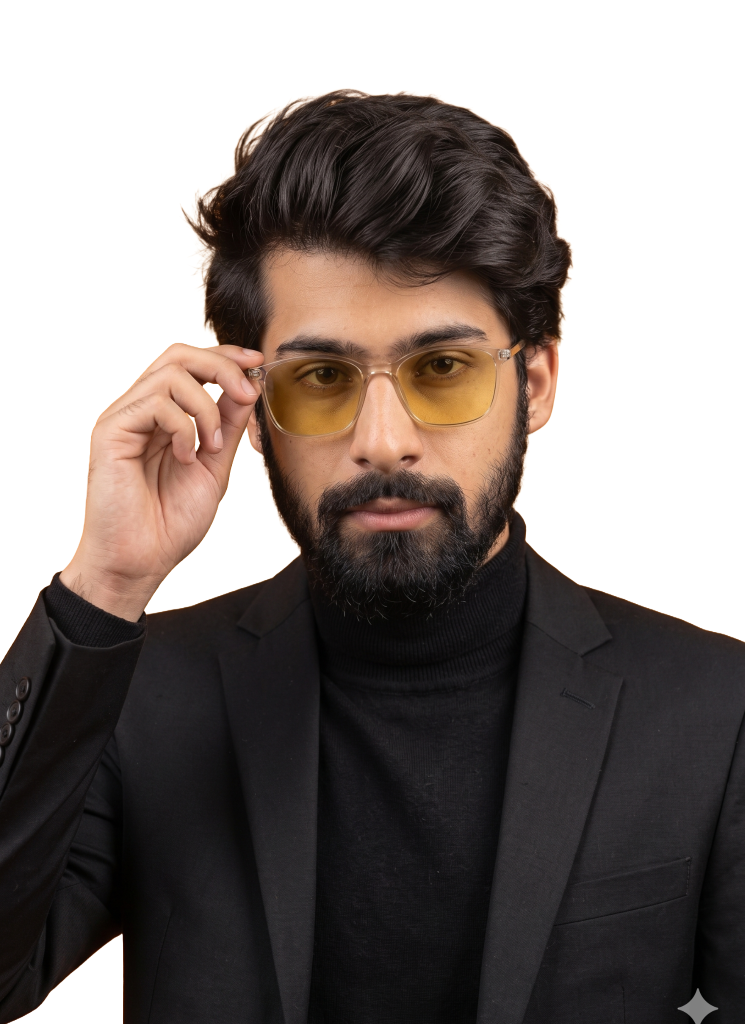
#> input picture my image.png, 1490 x 2048 px (shown at 1/2 size)
$ python rebuild_perfect_svgs_with_morph.py
#> lines starting #> are read from the running program, lines starting #| are printed output that depends on the picture; after the words box and inside, x2 and y2 are one past the last pixel; in counts of white or black regions, pixels touching at a corner belong together
import os
import shutil
import re
import math
import numpy as np
from pathlib import Path
import xml.etree.ElementTree as ET
from PIL import Image, ImageFilter, ImageDraw

ROOT = Path(__file__).resolve().parent
PHOTO = ROOT / "my image.png"
DARK_SVG = ROOT / "dark.svg"
LIGHT_SVG = ROOT / "light.svg"
DARK_BACKUP = ROOT / "dark_original_backup.svg"
LIGHT_BACKUP = ROOT / "light_original_backup.svg"

def strip_ns(tag):
    return tag.split('}')[-1] if '}' in tag else tag

def load_and_crop_photo(photo_path, target_w=300, target_h=307):
    img = Image.open(photo_path)
    arr = np.array(img.convert("RGBA"), dtype=np.float32)

    alpha = arr[:, :, 3] / 255.0
    row_alpha = alpha.sum(axis=1)
    top_y = np.where(row_alpha > target_w * 0.1)[0][0]

    start_y = max(0, top_y - 25)
    orig_h, orig_w = arr.shape[:2]
    target_aspect = target_w / target_h
    desired_h = int(round(orig_w / target_aspect))

    if start_y + desired_h <= orig_h:
        cropped = img.crop((0, start_y, orig_w, start_y + desired_h))
    else:
        avail_h = orig_h - start_y
        desired_w = int(round(avail_h * target_aspect))
        left_x = (orig_w - desired_w) // 2
        cropped = img.crop((left_x, start_y, left_x + desired_w, orig_h))

    resized = cropped.resize((target_w, target_h), Image.Resampling.LANCZOS)
    res_arr = np.array(resized, dtype=np.float32)
    return res_arr

def generate_halftone_dither(res_arr, is_dark_mode=True, target_density=0.182):
    rgb = res_arr[:, :, :3] / 255.0
    alpha = res_arr[:, :, 3] / 255.0

    alpha_img = Image.fromarray((alpha * 255).astype(np.uint8))
    alpha_smooth = np.array(alpha_img.filter(ImageFilter.GaussianBlur(radius=0.5)), dtype=np.float32) / 255.0
    fg_mask = (alpha_smooth > 0.15).astype(np.float32)

    lum = 0.28 * rgb[:, :, 0] + 0.57 * rgb[:, :, 1] + 0.15 * rgb[:, :, 2]

    lum_img = Image.fromarray((np.clip(lum, 0, 1) * 255).astype(np.uint8))
    blur_large = np.array(lum_img.filter(ImageFilter.GaussianBlur(radius=10)), dtype=np.float32) / 255.0
    blur_med   = np.array(lum_img.filter(ImageFilter.GaussianBlur(radius=3)), dtype=np.float32) / 255.0
    blur_fine  = np.array(lum_img.filter(ImageFilter.GaussianBlur(radius=0.8)), dtype=np.float32) / 255.0

    detail_fine = lum - blur_fine
    detail_med  = lum - blur_med
    local_norm  = lum / (blur_large + 0.05)

    edge_detector = np.array(lum_img.filter(ImageFilter.FIND_EDGES), dtype=np.float32) / 255.0
    edges = np.clip(edge_detector * 2.0, 0, 1) * fg_mask

    bayer_8x8 = np.array([
        [ 0, 32,  8, 40,  2, 34, 10, 42],
        [48, 16, 56, 24, 50, 18, 58, 26],
        [12, 44,  4, 36, 14, 46,  6, 38],
        [60, 28, 52, 20, 62, 30, 54, 22],
        [ 3, 35, 11, 43,  1, 33,  9, 41],
        [51, 19, 59, 27, 49, 17, 57, 25],
        [15, 47,  7, 39, 13, 45,  5, 37],
        [63, 31, 55, 23, 61, 29, 53, 21]
    ], dtype=np.float32) / 64.0

    h, w = lum.shape
    tiled_bayer = np.tile(bayer_8x8, (int(np.ceil(h / 8)), int(np.ceil(w / 8))))[:h, :w]

    if is_dark_mode:
        base_tone = lum * 0.65 + (local_norm - 1.0) * 0.15 + detail_med * 1.8 + detail_fine * 1.4
        base_tone += edges * 0.35
        base_tone = np.clip(base_tone, 0, 1) * fg_mask

        low, high = -1.0, 1.0
        best_binary = None
        for _ in range(25):
            mid = (low + high) / 2.0
            thresh = (tiled_bayer * 0.75 + 0.12) + mid
            binary = (base_tone > thresh).astype(np.uint8) * (fg_mask > 0.3).astype(np.uint8)
            binary = np.where(edges > 0.45, 1, binary) * (fg_mask > 0.3).astype(np.uint8)

            density = binary.mean()
            if density < target_density:
                high = mid
            else:
                low = mid
        best_binary = binary
    else:
        inv_lum = 1.0 - lum
        base_tone = inv_lum * 0.80 + (1.0 - local_norm) * 0.15 - detail_med * 1.5 - detail_fine * 1.5
        base_tone += edges * 0.50
        base_tone = np.clip(base_tone, 0, 1) * fg_mask

        low, high = -1.0, 1.0
        best_binary = None
        for _ in range(25):
            mid = (low + high) / 2.0
            thresh = (tiled_bayer * 0.70 + 0.10) + mid
            binary = (base_tone > thresh).astype(np.uint8) * (fg_mask > 0.3).astype(np.uint8)
            binary = np.where(edges > 0.42, 1, binary) * (fg_mask > 0.3).astype(np.uint8)

            density = binary.mean()
            if density < target_density:
                high = mid
            else:
                low = mid
        best_binary = binary

    return best_binary

def binary_to_runs_with_coords(binary_300x307):
    # Embed inside 350x320 canvas with top-left offset (y=32, x=0) for perfect alignment with original layout
    full_canvas = np.zeros((350, 320), dtype=np.uint8)
    full_canvas[32:32+307, 0:300] = binary_300x307

    runs = []
    for y in range(350):
        row = full_canvas[y]
        diff = np.diff(np.concatenate(([0], row, [0])))
        starts = np.where(diff == 1)[0]
        ends = np.where(diff == -1)[0]
        for s, e in zip(starts, ends):
            length = e - s
            mid_x = s + length / 2.0
            runs.append((s, y, length, mid_x))
    return runs

def parse_runs_centroids(d_str):
    res = []
    for m in re.finditer(r'M(\d+)\s*(\d+)h(\d+)', d_str or ''):
        res.append((int(m.group(1)), int(m.group(2)), int(m.group(3))))
    return res

def serialize_runs(runs_list):
    if not runs_list:
        return "M0 0h1v1h-1z"
    # CRITICAL FIX: v1h-{l}z is REQUIRED for filled path rendering without a stroke attribute!
    parts = [f"M{x} {y}h{l}v1h-{l}z" for x, y, l, _ in runs_list]
    return "".join(parts)

def generate_z_coordinates(count=900):
    img = Image.new('L', (320, 350), 0)
    draw = ImageDraw.Draw(img)
    # Futuristic bold Z polygon centered at (150, 175), matching dimensions of previous triangle
    z_polygon = [
        (65, 90),
        (235, 90),
        (235, 124),
        (107, 226),
        (235, 226),
        (235, 260),
        (65, 260),
        (65, 226),
        (193, 124),
        (65, 124)
    ]
    draw.polygon(z_polygon, fill=255)
    mask = np.array(img)
    y_idx, x_idx = np.where(mask > 0)
    all_points = list(zip(x_idx, y_idx))

    best_pts = []
    best_diff = 999999
    for step in np.linspace(4.0, 4.6, 300):
        pts = set()
        y_vals = np.arange(90, 261, step)
        x_vals = np.arange(65, 236, step)
        for y in y_vals:
            for x in x_vals:
                ix, iy = int(round(x)), int(round(y))
                if 0 <= iy < 350 and 0 <= ix < 320 and mask[iy, ix] > 0:
                    pts.add((ix, iy))
        diff = abs(len(pts) - count)
        if diff < best_diff:
            best_diff = diff
            best_pts = sorted(list(pts), key=lambda p: (p[1], p[0]))
            if diff == 0:
                break

    if len(best_pts) > count:
        idx_to_keep = np.linspace(0, len(best_pts) - 1, count).astype(int)
        best_pts = [best_pts[i] for i in idx_to_keep]
    elif len(best_pts) < count:
        all_set = set(all_points) - set(best_pts)
        best_pts.extend(list(all_set)[:count - len(best_pts)])
        best_pts = sorted(best_pts, key=lambda p: (p[1], p[0]))

    return best_pts

def match_points_1to1(source_pts, target_pts):
    src = np.array(source_pts, dtype=np.float32)
    tgt = np.array(target_pts, dtype=np.float32)
    N = len(src)
    M = len(tgt)
    assigned_target = [None] * N
    available_indices = set(range(M))

    dists = np.sum((src[:, None, :] - tgt[None, :, :])**2, axis=-1)
    for i in range(N):
        avail_list = list(available_indices)
        if not avail_list:
            assigned_target[i] = tgt[0]
        else:
            sub_dists = dists[i, avail_list]
            best_idx = np.argmin(sub_dists)
            best_j = avail_list[best_idx]
            available_indices.remove(best_j)
            assigned_target[i] = tgt[best_j]
    return assigned_target

def process_and_rebuild_svg(backup_path, output_path, new_runs, is_dark, z_coords):
    print(f"\n==================== Rebuilding {output_path} ====================")
    with open(backup_path, 'r', encoding='utf-8') as f:
        content = f.read()
    tree = ET.ElementTree(ET.fromstring(content))
    root = tree.getroot()

    c1, c2, c3 = None, None, None
    for elem in root.iter():
        tag = strip_ns(elem.tag)
        # Ensure the VISUAL.MAP frame interior background and glowing border remain identical to dark mode in ALL themes!
        if tag == 'rect' and elem.attrib.get('width') == '400' and elem.attrib.get('height') == '492':
            if elem.attrib.get('fill') == 'none':
                elem.attrib['stroke'] = '#22D3EE'
            else:
                elem.attrib['fill'] = '#0A101F'
                elem.attrib['stroke'] = 'rgba(34,211,238,0.35)'

        if tag == 'g':
            tr = elem.attrib.get('transform', '')
            op = elem.attrib.get('opacity', '1')
            if 'translate(50,86)' in tr or 'scale(1.24' in tr or 'translate(50' in tr:
                children = list(elem)
                if not children:
                    continue
                child_tags = {strip_ns(c.tag) for c in children}
                elem.attrib['fill'] = '#A78BFA'
                if 'use' in child_tags:
                    c3 = elem
                elif 'g' in child_tags or 'path' in child_tags:
                    if op == '1' and c1 is None:
                        c1 = elem
                    elif op == '0' and c2 is None:
                        c2 = elem

    if c1 is None or c2 is None:
        print("Error: Could not locate main containers!")
        return

    # Process Container #1 (Fade-In): Round-Robin interleaving across all child groups (60 fade-in layers)
    c1_child_paths = []
    for child in c1:
        if strip_ns(child.tag) == 'g':
            for gc in child:
                if strip_ns(gc.tag) == 'path':
                    c1_child_paths.append(gc)
                    break

    num_c1_groups = len(c1_child_paths)
    print(f"Container #1 (Fade-In): Distributing {len(new_runs)} runs across {num_c1_groups} layers via Round-Robin...")
    c1_assigned = [[] for _ in range(num_c1_groups)]
    for idx, r in enumerate(new_runs):
        c1_assigned[idx % num_c1_groups].append(r)

    for i, p in enumerate(c1_child_paths):
        p.set("d", serialize_runs(c1_assigned[i]))

    # Process Container #2 (Logo Morph): Spatial Nearest-Neighbor Assignment for smooth logo transformation!
    c2_child_paths = []
    c2_centroids = []
    for child in c2:
        if strip_ns(child.tag) == 'g':
            for gc in child:
                if strip_ns(gc.tag) == 'path':
                    c2_child_paths.append(gc)
                    orig_runs = parse_runs_centroids(gc.attrib.get('d', ''))
                    if orig_runs:
                        cx = np.mean([x + l/2.0 for x, y, l in orig_runs])
                        cy = np.mean([y for x, y, l in orig_runs])
                    else:
                        cx, cy = 150, 150
                    c2_centroids.append((cx, cy))
                    break

    num_c2_groups = len(c2_child_paths)
    print(f"Container #2 (Logo Morph): Matching {len(new_runs)} runs to {num_c2_groups} spatial transformation trajectories...")
    c2_assigned = [[] for _ in range(num_c2_groups)]

    c2_cents = np.array(c2_centroids)
    run_coords = np.array([(r[3], r[1]) for r in new_runs])

    dists = np.sum((run_coords[:, None, :] - c2_cents[None, :, :])**2, axis=-1)
    closest_groups = np.argmin(dists, axis=-1)

    for idx, grp_idx in enumerate(closest_groups):
        c2_assigned[grp_idx].append(new_runs[idx])

    for grp_idx in range(num_c2_groups):
        if len(c2_assigned[grp_idx]) == 0 and len(new_runs) > num_c2_groups:
            largest = np.argmax([len(lst) for lst in c2_assigned])
            if len(c2_assigned[largest]) > 1:
                c2_assigned[grp_idx].append(c2_assigned[largest].pop())

    for i, p in enumerate(c2_child_paths):
        p.set("d", serialize_runs(c2_assigned[i]))

    # Process Container #3 (Symbol Morph Sequence): Replace Triangle with Z and align start/end with new portrait!
    if c3 is not None:
        dots = list(c3)
        num_dots = len(dots)
        print(f"Container #3 (Symbol Morph): Updating {num_dots} dots -> changing Triangle icon into letter Z...")

        # Ensure we have exactly num_dots coordinates for Z
        curr_z_coords = z_coords if len(z_coords) == num_dots else generate_z_coordinates(num_dots)

        # Extract existing < / > coordinates (at index 4 of values) to match transitions cleanly
        slash_coords = []
        anim_transforms = []
        for dot in dots:
            anim_tr = None
            for sc in dot:
                if strip_ns(sc.tag) == 'animateTransform':
                    anim_tr = sc
                    break
            anim_transforms.append(anim_tr)
            if anim_tr is not None:
                vals = anim_tr.attrib.get('values', '').split(';')
                if len(vals) >= 5:
                    try:
                        sx, sy = map(float, vals[4].split())
                        slash_coords.append((sx, sy))
                    except:
                        slash_coords.append((150.0, 175.0))
                else:
                    slash_coords.append((150.0, 175.0))
            else:
                slash_coords.append((150.0, 175.0))

        # Perform smooth 1-to-1 spatial matching from < / > symbol to letter Z!
        matched_z_pts = match_points_1to1(slash_coords, curr_z_coords)

        # Perform matching from new portrait dot coordinates for clean start/end loop alignment
        portrait_pool = [(r[3], r[1]) for r in new_runs]
        if len(portrait_pool) < num_dots:
            portrait_pool.extend(portrait_pool[:num_dots - len(portrait_pool)])
        elif len(portrait_pool) > num_dots:
            idx_keep = np.linspace(0, len(portrait_pool)-1, num_dots).astype(int)
            portrait_pool = [portrait_pool[i] for i in idx_keep]
        matched_portrait_pts = match_points_1to1(slash_coords, portrait_pool)

        for i, anim_tr in enumerate(anim_transforms):
            if anim_tr is not None:
                vals = anim_tr.attrib.get('values', '').split(';')
                if len(vals) == 9:
                    zx, zy = int(round(matched_z_pts[i][0])), int(round(matched_z_pts[i][1]))
                    px, py = int(round(matched_portrait_pts[i][0])), int(round(matched_portrait_pts[i][1]))
                    z_str = f"{zx} {zy}"
                    p_str = f"{px} {py}"

                    # Update Portrait start (0, 1), Triangle->Z slot (6, 7), and Portrait return (8)
                    vals[0] = p_str
                    vals[1] = p_str
                    vals[6] = z_str
                    vals[7] = z_str
                    vals[8] = p_str
                    anim_tr.attrib['values'] = ';'.join(vals)
    else:
        print("Warning: Container #3 (Morph sequence dots) not found!")

    # Register default namespace to prevent ns0: tags
    ET.register_namespace('', 'http://www.w3.org/2000/svg')
    tree.write(output_path, encoding='utf-8', xml_declaration=False)

    with open(output_path, 'r', encoding='utf-8') as f:
        svg_content = f.read()
    if 'ns0:' in svg_content or 'xmlns:ns0=' in svg_content:
        svg_content = svg_content.replace('ns0:', '').replace('xmlns:ns0=', 'xmlns=')
        with open(output_path, 'w', encoding='utf-8') as f:
            f.write(svg_content)

    print(f"Successfully rebuilt {output_path} with Z morph target and uniform dark theme interior!")

def main():
    photo_path = PHOTO
    if not photo_path.exists():
        print(f"Error: {photo_path} not found.")
        return

    print("[1/6] Loading profile photo...")
    print("Generating High-Definition Halftone Portraits for Dark and Light themes...")
    res_arr = load_and_crop_photo(str(photo_path), 300, 307)
#> in load_and_crop_photo, img is the input picture: PIL image 1490x2048 RGBA; mean R, G, B, A 41.2, 32.3, 28.2, 163.2
#> in load_and_crop_photo, `alpha = arr[:, :, 3] / 255.0`:
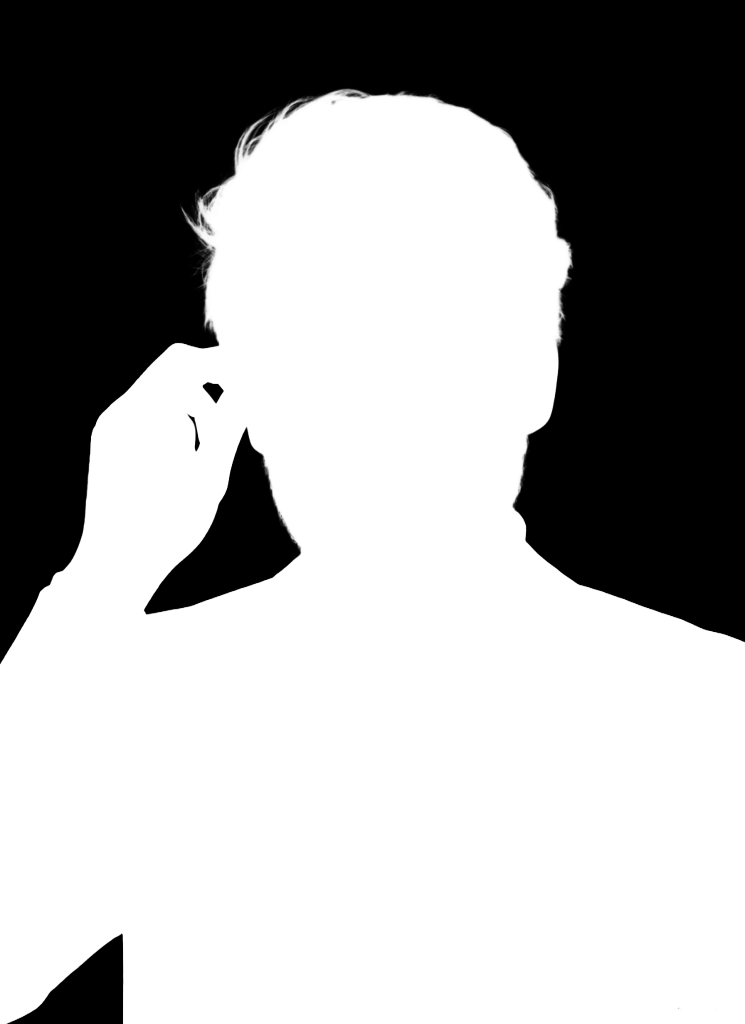
#> alpha: shape (2048, 1490) float32 (shown at 1/2 size); min 0, max 1, mean 0.64
#> in load_and_crop_photo, `row_alpha = alpha.sum(axis=1)`: row_alpha = 2048 values, max 1490 at index 1332, min 0 at index 0, mean 953.3
#> in load_and_crop_photo, `top_y = np.where(row_alpha > target_w * 0.1)[0][0]`: top_y = 181
#> in load_and_crop_photo, `start_y = max(0, top_y - 25)`: start_y = 156

    print("[2/6] Removing background... (already transparent in source photo)")
    print("[3/6] Processing portrait...")
    binary_dark = generate_halftone_dither(res_arr, is_dark_mode=True, target_density=0.182)
#> in generate_halftone_dither, `fg_mask = (alpha_smooth > 0.15).astype(np.float32)`:
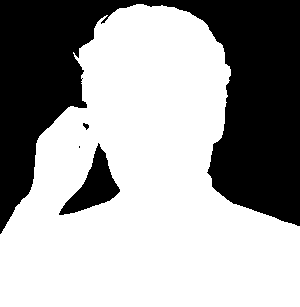
#> fg_mask: shape (307, 300) float32; values 0 (black) and 1 (white), 63.5% white; 4 black regions (1 under 20 px), largest, box (x1, y1, x2, y2) and area: (0, 0, 300, 234) 31858, (59, 143, 120, 215) 1710, (83, 123, 89, 130) 25
#> in generate_halftone_dither, `detail_fine = lum - blur_fine`:
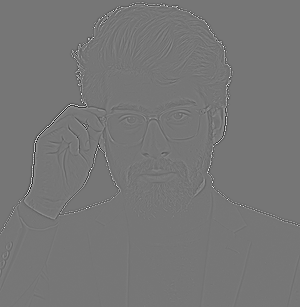
#> detail_fine: shape (307, 300) float32; min -0.537, max 0.62, mean 0.00118; drawn with min black and max white
#> in generate_halftone_dither, `base_tone = lum * 0.65 + (local_norm - 1.0) * 0.15 + detail_med * 1.8 ..`:
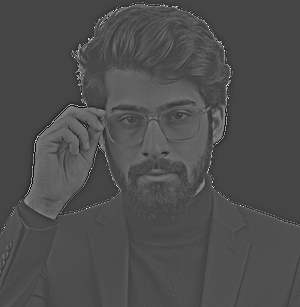
#> base_tone: shape (307, 300) float32; min -1.71, max 4.03, mean 0.0363; drawn with min black and max white
#> the loop in generate_halftone_dither, `for _ in range(25):` made 25 passes
#> density on passes 1 to 12: 0.121, 0.447, 0.274, 0.178, 0.225, 0.203, 0.189, 0.185, 0.18, 0.181, 0.185, 0.182
#> after the loop in generate_halftone_dither, `for _ in range(25):`:
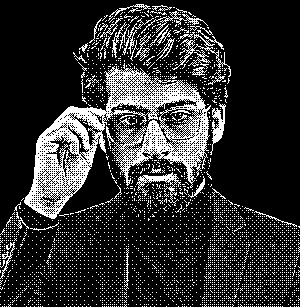
#> binary: shape (307, 300); values 0 (black) and 1 (white), 18.5% white in thin lines or dots
    runs_dark = binary_to_runs_with_coords(binary_dark)
#> in binary_to_runs_with_coords, `full_canvas[32:32+307, 0:300] = binary_300x307`:
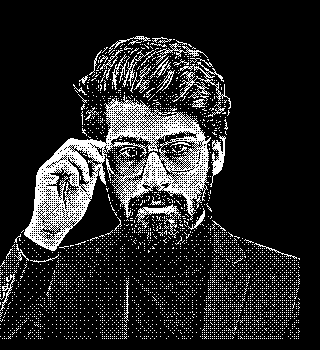
#> full_canvas: shape (350, 320); values 0 (black) and 1 (white), 15.2% white in thin lines or dots, all inside (x1, y1, x2, y2) = (0, 36, 300, 339)
#> the loop in binary_to_runs_with_coords, `for y in range(350):` made 350 passes
#> (starts, ends) on passes 37 to 39: ([136], [144]), ([133, 135, 137, 139, 141, 143, 145, 161], [134, 136, 138, 140, 142, 144, 147, 163]), ([130, 134, 146, 152, 162], [133, 145, 150, 161, 167])
#> after the loop in binary_to_runs_with_coords, `for y in range(350):`: runs = 9416 items, first 6: (136, 36, 8, 140), (133, 37, 1, 133.5), (135, 37, 1, 135.5), (137, 37, 1, 137.5), (139, 37, 1, 139.5), (141, 37, 1, 141.5)
#> runs_dark has the same summary as runs in binary_to_runs_with_coords
    print(f"Dark Theme Portrait -> {binary_dark.sum()} active dots ({binary_dark.mean():.2%}), {len(runs_dark)} path runs.")
#| Dark Theme Portrait -> 16998 active dots (18.46%), 9416 path runs.

    # Use exact same high-fidelity facial dither as dark mode so face identity never flips or changes in light mode!
    binary_light = generate_halftone_dither(res_arr, is_dark_mode=True, target_density=0.182)
#> the loop in generate_halftone_dither (call 2), `for _ in range(25):` made 25 passes
    runs_light = binary_to_runs_with_coords(binary_light)
#> the loop in binary_to_runs_with_coords (call 2), `for y in range(350):` made 350 passes
#> runs_light has the same summary as runs in binary_to_runs_with_coords
    print(f"Light Theme Portrait (Identical Face) -> {binary_light.sum()} active dots ({binary_light.mean():.2%}), {len(runs_light)} path runs.")
#| Light Theme Portrait (Identical Face) -> 16998 active dots (18.46%), 9416 path runs.

    print("Generating geometry for letter 'Z' morph target...")
    z_coords = generate_z_coordinates(count=900)
#> in generate_z_coordinates, `img = Image.new('L', (320, 350), 0)`: img: PIL image 320x350 L; every value is 0
#> in generate_z_coordinates, `mask = np.array(img)`:
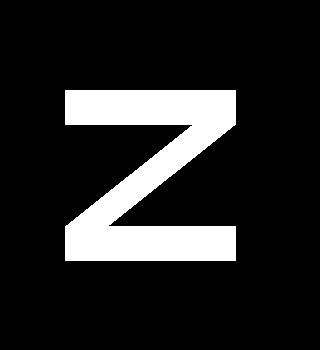
#> mask: shape (350, 320); 14.6% white; 1 white region, box (x1, y1, x2, y2) and area: (65, 90, 236, 261) 16313
#> in generate_z_coordinates, `y_idx, x_idx = np.where(mask > 0)`: y_idx = 16313 values from 90 to 260; x_idx = 16313 values, max 235 at index 170, min 65 at index 0, mean 150
#> in generate_z_coordinates, `all_points = list(zip(x_idx, y_idx))`: all_points = 16313 pairs, first value 65 to 235, second value 90 to 260

    src_dark = DARK_BACKUP if DARK_BACKUP.exists() else DARK_SVG
    src_light = LIGHT_BACKUP if LIGHT_BACKUP.exists() else LIGHT_SVG

    print("[4/6] Generating dark SVG...")
    process_and_rebuild_svg(str(src_dark), str(DARK_SVG), runs_dark, True, z_coords)
    print("[5/6] Generating light SVG...")
    process_and_rebuild_svg(str(src_light), str(LIGHT_SVG), runs_light, False, z_coords)

    # Save high-res previews
    h, w = binary_dark.shape
    dark_preview = np.full((h, w, 3), [10, 16, 31], dtype=np.uint8)
    dark_preview[binary_dark == 1] = [167, 139, 250]
    Image.fromarray(dark_preview).save(str(ROOT / "perfect_dark.png"))

    light_preview = np.full((h, w, 3), [10, 16, 31], dtype=np.uint8)
    light_preview[binary_light == 1] = [167, 139, 250]
    Image.fromarray(light_preview).save(str(ROOT / "perfect_light.png"))

    print("[6/6] Verifying output...")
    ok = DARK_SVG.exists() and LIGHT_SVG.exists()
    if ok:
        print("\nSUCCESS: Profile portrait updated.")
    else:
        print("\nFAILED: dark.svg or light.svg missing after generation.")
    print("Master build complete! Your face is identical in dark and light themes, interior frame stays dark, and animation transforms into letter Z instead of Triangle!")

if __name__ == "__main__":
#> (the run stopped early here; a loop or call above may not have finished)
